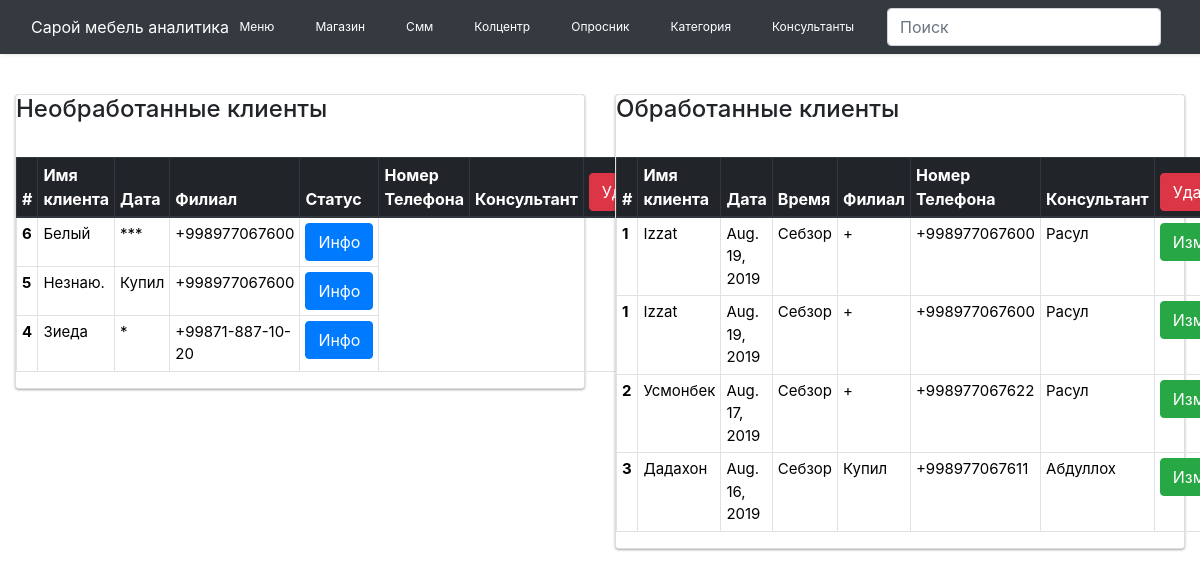
The page /call/call_center/ on the database as committed earlier.
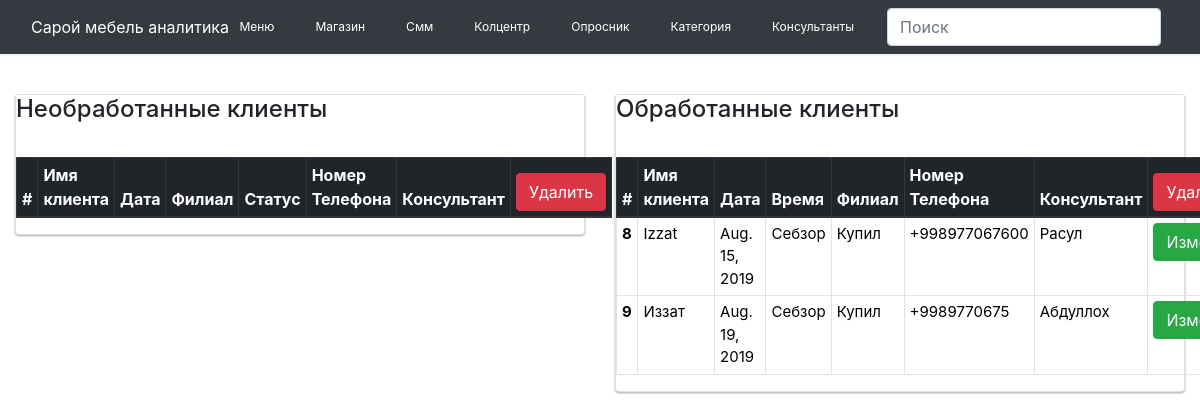
The same page on the database as committed later.
### Questionnaire/models.py (models this page shows, shortened)
class CustomerInformation(models.Model):
    name = models.CharField(max_length=255, blank=True, default="")
    phone_number = models.CharField(max_length=255, blank=True, default="")
    character = models.CharField(max_length=255, blank=True, default="")
    status = models.CharField(max_length=255, blank=True, default="")
    nuance = models.CharField(max_length=255, blank=True, default="")
    is_called = models.BooleanField(default=False)
    class Meta:
        ordering = ['-id']

class Visited(models.Model):
    category = models.ManyToManyField(Category, blank=True, related_name='post_category')
    name_furniture = models.CharField(max_length=255, blank=True, default="")
    type_furniture = models.CharField(max_length=255, blank=True, default="")
    model_furniture = models.CharField(max_length=255, blank=True, default="")
    color = models.CharField(max_length=255, blank=True, default="")
    nuance = models.CharField(max_length=255, blank=True, default="нет")
    date = models.DateField(blank=True, null=True)
    filial = models.ForeignKey(Filial, on_delete=models.CASCADE, max_length=255, related_name='post_filial', blank=True,
                               default="")
    other_shop = models.CharField(max_length=255, blank=True, default="")
    find_out = models.CharField(max_length=255, blank=True, default="")
    consultant = models.ForeignKey(Consultant, on_delete=models.CASCADE, related_name='post_consultant')
    visitor = models.ForeignKey(CustomerInformation, on_delete=models.CASCADE, max_length=255, blank=True, null=True,
                                related_name='visitors')
    class Meta:
        ordering = ['date']

class Filial(models.Model):
    name = models.CharField(max_length=255, blank=True, default="")
    def __str__(self):
        return self.name

class Consultant(models.Model):
    name = models.CharField(max_length=255, blank=True, default="")
    image = models.ImageField(upload_to='images', blank=True, default='default.png')
    def __str__(self):
        return self.name

### CallCenter/models.py (models this page shows)
class CalCenterClient(models.Model):
    call_content = models.TextField(blank=True, default="", null=True)
    visitor = models.ForeignKey(Visited, blank=True, on_delete=models.CASCADE, null=True, related_name='callers')
    call_center_name = models.CharField(max_length=255, default='Хамида')
    date_pub = models.DateTimeField(auto_now=True)
    class Meta:
        ordering = ['-id']
    def __str__(self):
        return self.call_content

### CallCenter/views.py (the view)
# urls.py: path('call_center/', GetCustomerInfo.as_view(), name='call_center'),
class GetCustomerInfo(View):
    def get(self, request):
        post = CustomerInformation.objects.filter(is_called=False).distinct()
        post = CustomerInformation.objects.filter(is_called=False)
        page = request.GET.get('page', 1)
        paginator = Paginator(post, 10)
        try:
            post = paginator.page(page)
        except PageNotAnInteger:
            post = paginator.page(1)
        except EmptyPage:
            post = paginator.page(paginator.num_pages)
        post2 = CalCenterClient.objects.order_by('visitor__visitor_id').distinct()
        print(post2)
        print(post2)
        page = request.GET.get('page2', 1)
        paginator = Paginator(post2, 10)
        try:
            post2 = paginator.page(page)
        except PageNotAnInteger:
            post2 = paginator.page(1)
        except EmptyPage:
            post2 = paginator.page(paginator.num_pages)
        return render(request, 'CallCenter/call_center.html', context={'posts': post, 'call_post': post2})

### Questionnaire/models.py (called while the page is built)
    def __str__(self):
        return self.name

### Questionnaire/templatetags/abdulla.py (called while the page is built)
@register.simple_tag(name='category')
def get_Category():
    category = Category.objects.all()
    return category

@register.simple_tag(name='consultants')
def get_Consultant():
    consultant = Consultant.objects.all()
    return consultant

### templates/CallCenter/call_center.html (shortened to what this page needs)
{% extends 'base.html' %}
{% load static %}
{% block content %}
    <div class="container-fluid">
        <div class="row">
            <div class="col-lg-6">
                <div class="card card-1">
                    <table class="table table-bordered " style="margin-top: 25px;">
                        <thead class="thead-dark">
                        <h4>Необработанные клиенты</h4>
                        <tr>
                            <th scope="col">#</th>
                            <th scope="col">Имя клиента</th>
                            <th scope="col">Дата</th>
                            <th scope="col">Филиал</th>
                            <th scope="col">Cтатус</th>
                            <th scope="col">Номер Телефона</th>
                            <th scope="col">Консультант</th>
                            <th scope="col">
                                <button type="button" class="btn btn-danger">Удалить</button>
                            </th>
                        </tr>
                        </thead>
                        <tbody id="tbody">
                        {% for post in posts %}
                            <tr class="call_center_row">
                                <th scope="row">{{ post.id }}</th>
                                <td>{{ post.name }}</td>
                                <td>{{ post.status }}</td>
                                <td>{{ post.phone_number }}</td>
                                <td>
                                    <button type="button" class="btn btn-primary"
                                            onclick="getInfo({{ post.id }}, 'modal1')">
                                        <a id="{{ post.id }}">Инфо</a>
                                    </button>
                                </td>
                            </tr>
                        {% endfor %}
                        </tbody>
                    </table>
                </div>
            </div>
            <div class="col-lg-6">
                <div class="card card-1">
                    <table class="table table-bordered " style="margin-top: 25px;">
                        <thead class="thead-dark">
                        <h4>Обработанные клиенты</h4>
                        <tr>
                            <th scope="col">#</th>
                            <th scope="col">Имя клиента</th>
                            <th scope="col">Дата</th>
                            <th scope="col">Время</th>
                            <th scope="col">Филиал</th>
                            <th scope="col">Номер Телефона</th>
                            <th scope="col">Консультант</th>
                            <th scope="col">
                                <button type="button" class="btn btn-danger">Удалить</button>
                            </th>
                        </tr>
                        </thead>
                        <tbody id="tbody">
                        {% for post in call_post %}
                            <tr class="call_center_row">
                                <th scope="row">{{ post.visitor.id }}</th>
                                <td>{{ post.visitor.visitor.name }}</td>
                                <td>{{ post.visitor.date }}</td>
                                <td>{{ post.visitor.filial }}</td>
                                <td>{{ post.visitor.visitor.status }}</td>
                                <td>{{ post.visitor.visitor.phone_number }}</td>
                                <td>{{ post.visitor.consultant }}</td>
                                <td>
                                    <button data-id="{% url 'post_call_content' post.id %}" type="button" class="btn btn-success fbtn" data-toggle="modal"
                                            onclick="getInfo({{ post.visitor.visitor.id }}, 'modal2')"
                                    >
                                        <a>Изменить</a>
                                    </button>
                                </td>
                            </tr>
                        {% endfor %}
                        </tbody>
                    </table>
                </div>
            </div>
        </div>
    </div>
    </div>
{% endblock %}

### templates/base.html (shortened to what this page needs)
{% load static abdulla %}
<!DOCTYPE html>
<html>
<head>
    <link rel="stylesheet" href="https://stackpath.bootstrapcdn.com/bootstrap/4.1.0/css/bootstrap.min.css"
>
    <link rel="stylesheet" href="{% static 'css/style1.css' %}/">
    <link rel="stylesheet" href="https://cdnjs.cloudflare.com/ajax/libs/normalize/5.0.0/normalize.min.css">
    <link rel="stylesheet" href="{% static 'css/bootstrap.min.css' %}">
    <link rel="stylesheet" href="{% static 'css/table.css' %}">
    <link rel="stylesheet" href="{% static 'css/paginator.css' %}">
</head>
<body>
<div class="wrapper">
                    {% category as ez %}
    <div id="content">
        <nav class="navbar navbar-expand-lg navbar-dark bg-dark">
            <div class="container-fluid">
                <div id="sidebarCollapse">
                    <a href="#">Сарой мебель аналитика</a>
                </div>
                <div class="collapse navbar-collapse" id="navbarSupportedContent">
                    <ul class="nav navbar-nav ml-auto">
                        <li class="nav-item">
                            <a href="{% url 'main_menu' %}" class="nav-link">Меню </a>
                        </li>
                        <li class="nav-item">
                            <a href="{% url 'index' %}" class="nav-link"> Магазин </a>
                        </li>
                        <li class="nav-item">
                            <a href="" class="nav-link">Смм </a>
                        </li>
                        <li class="nav-item">
                            <a href="{% url 'call_center' %}" class="nav-link">Колцентр </a>
                        </li>
                        <li class="nav-item">
                            <a href="{% url 'questionnaire' %}" class="nav-link">Опросник </a>
                        </li>
                        <li class="nav-item">
                            <a href="" class="nav-link">Категория</a>
                                        {% category as ez %}
                        </li>
                        <li class="nav-item dropdown">
                            <a href="" class="nav-link">Консультанты</a>
                                {% consultants as consultants %}
                        </li>
                    </ul>
                    <form class="form-inline my-2 my-lg-0">
                        <input class="form-control mr-sm-2" type="search" placeholder="Поиск" aria-label="Search">
                    </form>
                </div>
            </div>
        </nav>
        <div class="content">
            {% block content %}
            {% endblock %}
        </div>
    </div>
</body>
</html>

### static/css/style1.css (style rules this page uses)
a { color: white !important; }
body { font-family: 'Poppins', sans-serif; background: #fafafa; }
a, a:hover, a:focus { color: inherit; text-decoration: none; transition: all 0.3s; }
.navbar { padding: 15px 10px; background: #fff; border: none; border-radius: 0; margin-bottom: 40px; box-shadow: 1px 1px 3px rgba(0, 0, 0, 0.1); }
.wrapper { display: flex; width: 100%; align-items: stretch; }
#content { background-color: white; background-repeat: no-repeat; width: 100%; min-height: 100vh; transition: all 0.3s; }
.nav-item { margin-right: 25px; font-size: 12px; }
.dropdown { position: relative; display: inline-block; }
.table-bordered td, .table-bordered th { border: 1px solid #dee2e6; padding: 5px !important; }
.content { min-height: 768px; overflow: hidden; }
.card-1 { box-shadow: 0 1px 3px rgba(0,0,0,0.12), 0 1px 2px rgba(0,0,0,0.24); transition: all 0.3s cubic-bezier(.25,.8,.25,1); }

### static/css/table.css (style rules this page uses)
.thead-dark { background-color: #1e262d; }
#tbody { color: black; font-size: 15px; }

Rows that differ between the two databases and show on the page:
removed CustomerInformation: id "6", name "Белый", status "***", phone_number "+998977067600"
removed CustomerInformation: id "5", name "Незнаю.", status "Купил", phone_number "+998977067600"
removed CustomerInformation: id "4", name "Зиеда", status "*", phone_number "+99871-887-10-20"
removed CalCenterClient: visitor.id "1", visitor.visitor.name "Izzat", visitor "Aug. 19, 2019", visitor.filial "Себзор", visitor.visitor.status "+", visitor.visitor.phone_number "+998977067600", visitor.consultant "Расул"
removed CalCenterClient: visitor.id "1", visitor.visitor.name "Izzat", visitor "Aug. 19, 2019", visitor.filial "Себзор", visitor.visitor.status "+", visitor.visitor.phone_number "+998977067600", visitor.consultant "Расул"
removed CalCenterClient: visitor.id "2", visitor.visitor.name "Усмонбек", visitor "Aug. 17, 2019", visitor.filial "Себзор", visitor.visitor.status "+", visitor.visitor.phone_number "+998977067622", visitor.consultant "Расул"
removed CalCenterClient: visitor.id "3", visitor.visitor.name "Дадахон", visitor "Aug. 16, 2019", visitor.filial "Себзор", visitor.visitor.status "Купил", visitor.visitor.phone_number "+998977067611", visitor.consultant "Абдуллох"
added CalCenterClient: visitor.id "8", visitor.visitor.name "Izzat", visitor "Aug. 15, 2019", visitor.filial "Себзор", visitor.visitor.status "Купил", visitor.visitor.phone_number "+998977067600", visitor.consultant "Расул"
added CalCenterClient: visitor.id "9", visitor.visitor.name "Иззат", visitor "Aug. 19, 2019", visitor.filial "Себзор", visitor.visitor.status "Купил", visitor.visitor.phone_number "+9989770675", visitor.consultant "Абдуллох"
